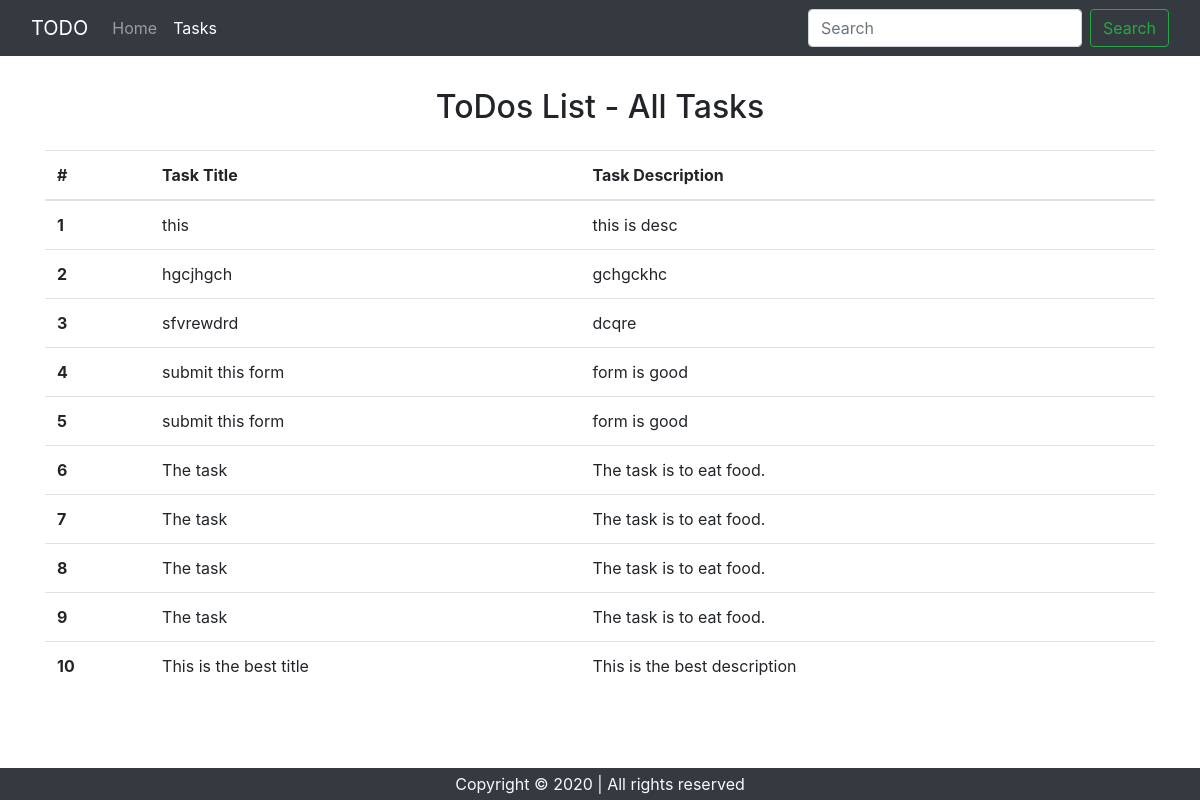
/tasks, run on an earlier commit of the app's database.
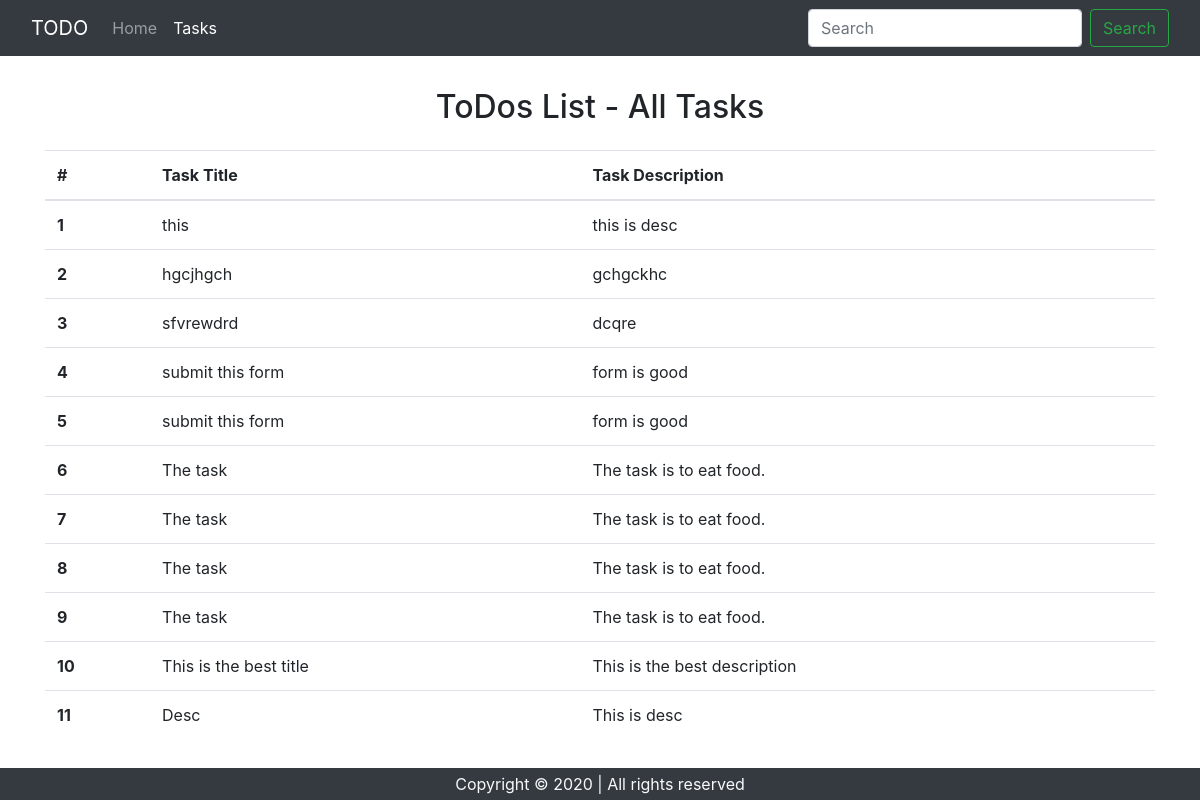
And on a later commit of the database.
### home/models.py (models this page shows, shortened)
class Task(models.Model):
    taskTitle = models.CharField(max_length=30)
    taskDesc = models.TextField()
    time = models.DateTimeField(auto_now_add=True)

### home/views.py (the view)
# urls.py: path('tasks', views.tasks, name = 'tasks')
def tasks(request):
    allTasks = Task.objects.all()
    context = {'tasks':allTasks}
    return render(request, 'tasks.html', context)

### templates/tasks.html (shortened to what this page needs)
<!doctype html>
<html lang="en">
<head>
    <link rel="stylesheet" href="https://cdn.jsdelivr.net/npm/bootstrap@4.4.1/dist/css/bootstrap.min.css">
</head>
<body>
<nav class="navbar navbar-expand-lg navbar-dark bg-dark">
    <div class="container-fluid">
        <a class="navbar-brand" href="/">TODO</a>
        <div class="collapse navbar-collapse" id="navbarSupportedContent">
            <ul class="navbar-nav mr-auto">
                <li class="nav-item">
                    <a class="nav-link" aria-current="page" href="/">Home</a>
                </li>
                <li class="nav-item active">
                    <a class="nav-link" href="/tasks">Tasks</a>
                </li>
            </ul>
            <form class="form-inline my-2 my-lg-0">
                <input class="form-control mr-sm-2" type="search" placeholder="Search" aria-label="Search">
                <button class="btn btn-outline-success my-2 my-sm-0" type="submit">Search</button>
            </form>
        </div>
    </div>
</nav>
<div class="container my-3">
    <h2 class="text-center py-3">ToDos List - All Tasks</h2>
    <table class="table">
        <thead>
          <tr>
            <th scope="col">#</th>
            <th scope="col">Task Title</th>
            <th scope="col">Task Description</th>
          </tr>
        </thead>
        <tbody>
        {% for task in tasks %}
        <tr>
            <th scope="row">{{forloop.counter}}</th>
            <td>{{task.taskTitle}}</td>
            <td>{{task.taskDesc}}</td>
          </tr>
        {% endfor %}
      </tbody>
      </table>
</div>
<footer>
    <p class="text-center bg-dark text-light fixed-bottom my-0 py-1">
        Copyright &copy; 2020 | All rights reserved
    </p>
</footer>
</body>
</html>

What changed in the data, as far as the page shows it:
added Task: taskTitle "Desc", taskDesc "This is desc"
